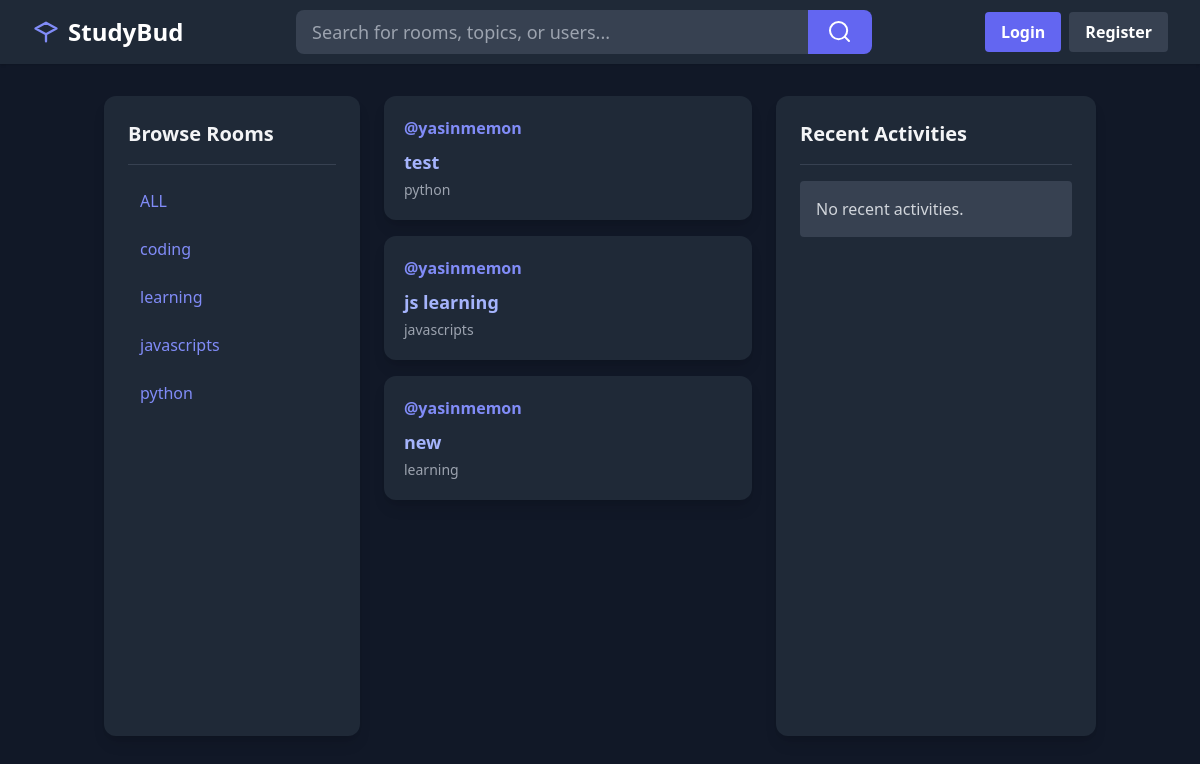
The app's page /, older data.
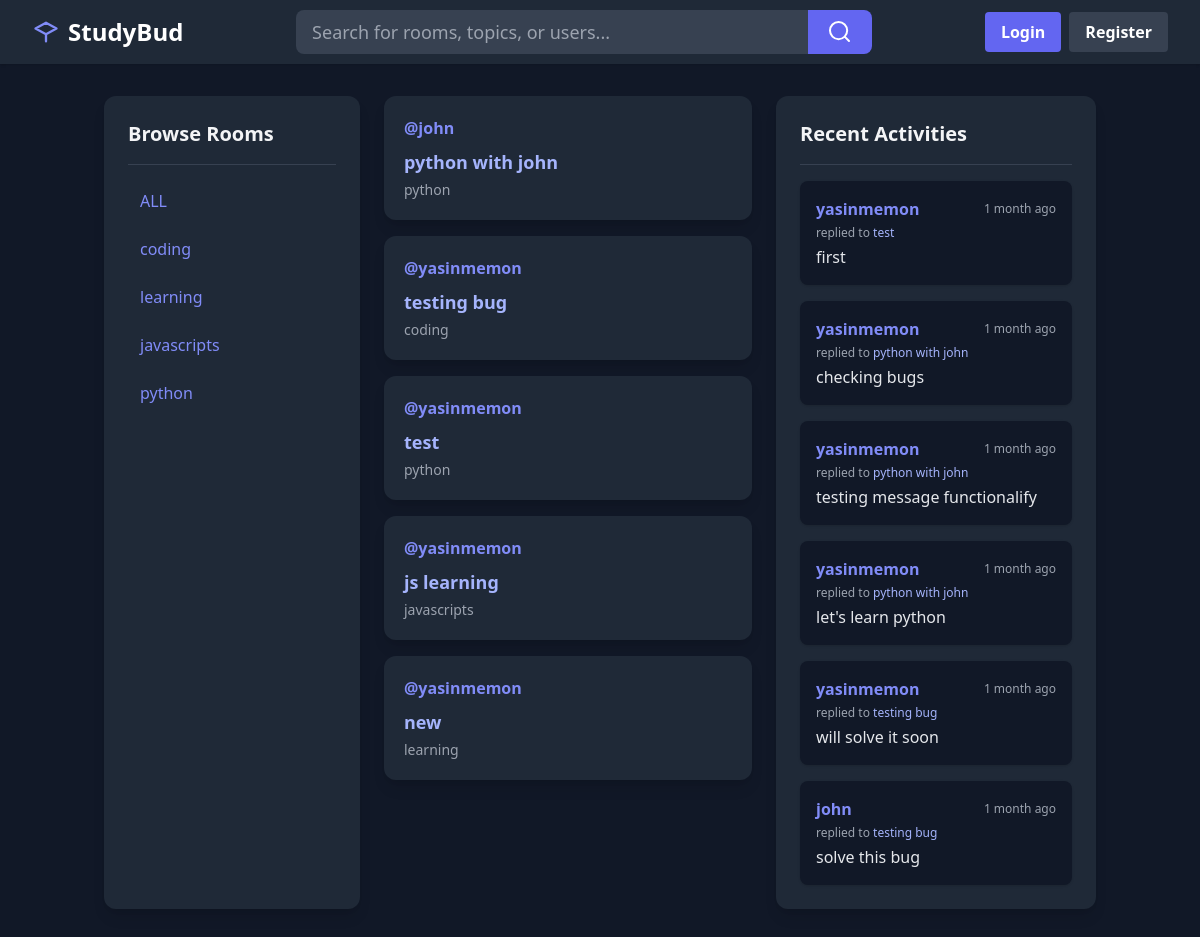
The same page, newer data.
### base/models.py (models this page shows)
class Topic(models.Model):
    name = models.CharField(max_length=200)
    def __str__(self):
        return self.name

class Room(models.Model):
    host = models.ForeignKey(User, on_delete=models.SET_NULL, null=True)
    topic = models.ForeignKey(Topic, on_delete=models.SET_NULL, null=True)
    name = models.CharField(max_length=200)
    description = models.TextField(null=True, blank=True)
    participants = models.ManyToManyField(User, related_name='participants', blank=True)
    updated = models.DateTimeField(auto_now=True)
    created = models.DateTimeField(auto_now_add=True)
    class Meta():
        ordering = ['-updated', '-created']
    def __str__(self):
        return self.name

class Message(models.Model):
    user = models.ForeignKey(User, on_delete=models.CASCADE)
    room = models.ForeignKey(Room, on_delete=models.CASCADE)
    body = models.TextField()
    updated = models.DateTimeField(auto_now=True)
    created = models.DateTimeField(auto_now_add=True)
    def __str__(self):
        return self.body[0:50]

### base/views.py (the view)
# urls.py: path('', views.home, name='home'),
def home(request):
    q = request.GET.get('q') if request.GET.get('q') != None else ''
    rooms = Room.objects.filter(Q(topic__name__icontains=q) |
                                Q(name__icontains=q) |
                                Q(description__icontains=q))
    topics = Topic.objects.all()
    room_count = rooms.count()
    msgs = Message.objects.all().order_by('-created')
    context = {'rooms': rooms, 'topics': topics, 'room_count': room_count, 'msgs': msgs}
    return render(request, 'base/index.html', context)

### base/templates/base/index.html (shortened to what this page needs)
{% extends 'main.html' %} {% block content %}
<div class="flex flex-col md:flex-row gap-6 min-h-[80vh]">
  {% include 'base/topics_components.html' %}
  <main class="flex-1">
     {% include 'base/feed_component.html' %}
  </main>
  {% include 'base/activity_components.html' %}
</div>
{% endblock %}

### base/templates/base/topics_components.html
<aside
  class="w-full md:w-64 bg-gray-800 rounded-xl p-6 shadow-lg flex-shrink-0 mb-6 md:mb-0"
>
  <h3 class="text-xl font-bold text-gray-100 mb-4">Browse Rooms</h3>
  <div class="border-b border-gray-700 mb-4"></div>
  {% if topics %}
  <ul class="space-y-2">
    <li>
      <a
        href="{% url 'home' %}"
        class="block px-3 py-2 rounded-lg text-indigo-400 hover:bg-gray-700 transition"
        >ALL</a
      >
    </li>
    {% for topic in topics %}
    <li>
      <a
        href="{% url 'home' %}?q={{ topic.name }}"
        class="block px-3 py-2 rounded-lg text-indigo-400 hover:bg-gray-700 transition"
        >{{ topic.name }}</a
      >
    </li>
    {% endfor %}
  </ul>
  {% else %}
  <div class="bg-gray-700 text-gray-300 rounded p-3 mt-4">
    No topics available at the moment.
  </div>
  {% endif %}
</aside>

### base/templates/base/feed_component.html (shortened to what this page needs)
<div class="space-y-4">
  {% if rooms %} {% for room in rooms %}
  <div
    class="bg-gray-800 rounded-xl shadow-lg p-5 flex flex-col md:flex-row md:items-center md:justify-between"
  >
    <div>
      <div class="flex items-center gap-2 mb-2">
        <a href="{% url 'profile' room.host.id %}" class="text-indigo-400 font-semibold"
          >@{{room.host.username}}</a
        >
      </div>
      <a
        href="{% url 'room' room.id %}"
        class="text-lg font-bold text-indigo-300 hover:underline"
        >{{room.name}}</a
      >
      <div class="text-gray-400 text-sm mt-1">{{room.topic}}</div>
    </div>
  </div>
  {% endfor %} {% else %}
  <div class="bg-gray-700 text-gray-300 rounded p-4">
    No rooms available at the moment.
  </div>
  {% endif %}
</div>

### base/templates/base/activity_components.html
<aside
  class="w-full md:w-80 bg-gray-800 rounded-xl p-6 shadow-lg flex-shrink-0"
>
  <h3 class="text-xl font-bold text-gray-100 mb-4">Recent Activities</h3>
  <div class="border-b border-gray-700 mb-4"></div>
  <div class="space-y-4">
    {% for msg in msgs %}
    <div class="bg-gray-900 rounded-lg p-4 shadow flex flex-col">
      <div class="flex items-center justify-between mb-1">
        <span class="text-indigo-400 font-semibold">
          <a href="{% url 'profile' msg.user.id %}"> {{ msg.user }} </a>
        </span>
        <span class="text-xs text-gray-400">{{msg.created|timesince}} ago</span>
      </div>
      <span class="text-gray-400 text-xs mb-1"
        >replied to <span class="text-indigo-300">{{msg.room}}</span></span
      >
      <p class="text-gray-200">{{ msg }}</p>
    </div>
    {% empty %}
    <div class="bg-gray-700 text-gray-300 rounded p-4">
      No recent activities.
    </div>
    {% endfor %}
  </div>
</aside>

Row changes from the older to the newer data that the page shows:
added Room: host.username "john", name "python with john", topic "python"
added Room: host.username "yasinmemon", name "testing bug", topic "coding"
added Message: user "yasinmemon", created "1 month", room "test", body "first"
added Message: user "yasinmemon", created "1 month", room "python with john", body "checking bugs"
added Message: user "yasinmemon", created "1 month", room "python with john", body "testing message functionalify"
added Message: user "yasinmemon", created "1 month", room "python with john", body "let's learn python"
added Message: user "yasinmemon", created "1 month", room "testing bug", body "will solve it soon"
added Message: user "john", created "1 month", room "testing bug", body "solve this bug"
Text that changed along with them:
text no longer shown: "No recent activities."
